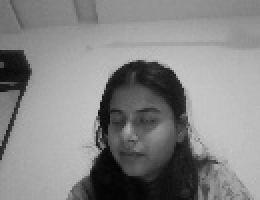
#> input picture dataset/sara/1.jpg, 130 x 100 px, given in place of the camera (shown 2 times larger)
$ python 'a) facedetection and database.py'
#> lines starting #> are read from the running program, lines starting #| are printed output that depends on the picture; after the words box and inside, x2 and y2 are one past the last pixel; in counts of white or black regions, pixels touching at a corner belong together
import cv2
import os

# step 1 : Loading haarcascade face algorithm
alg = "haarcascade_frontalface_alt.xml"
haar = cv2.CascadeClassifier(alg)

#Step 2 : Initializing Camera
cam = cv2.VideoCapture(0)

dataset = "dataset"
name = "champ"

path = os.path.join(dataset , name)
if not os.path.isdir(path):
    os.mkdir(path)

(width , height) = (130,100)
count = 1

#Step 3 : reading frame from camera
while (count<30):
    print(count)
    _,img = cam.read()
#> img is the input picture: shape (100, 130, 3); min 3, max 199, mean 133

    #step 4: Converting color image to gray scale img
    grayImg = cv2.cvtColor(img , cv2.COLOR_BGR2GRAY )

    #step 5 : obtaining face coordinates by passing algorithm
    # faces = face_cascade.detectMultiScale( src , scalefactor , minNeighbours 0
    faces = haar.detectMultiScale(grayImg , 1.3 , 4 )
#> faces = [[44, 44, 45, 45]]

    #step 6 :Drawing rectangle on face coordinates
    for (x,y,w,h) in faces:
        cv2.rectangle(img , (x,y) , (x+w,y+h) , (0,255,0) , 2 )
        onlyFace = grayImg[ y:y+h , x:x+w ]
        resizeImg = cv2.resize(grayImg , (width , height ))
        #1st %s is for path and 2nd %s is for count no.
        cv2.imwrite( "%s/%s.jpg" %(path,count) ,resizeImg)
        count+=1
#> this loop made 1 pass
#> (x, y, w, h, count) on pass 1: (44, 44, 45, 45, 2)
#> pass 1, `onlyFace = grayImg[ y:y+h , x:x+w ]`:
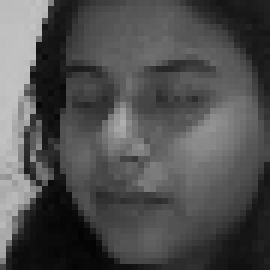
#> onlyFace: shape (45, 45) (shown 6 times larger); min 3, max 195, mean 79.4
#> after the loop:
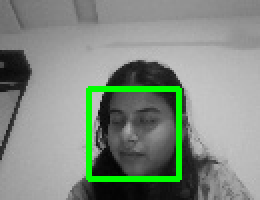
#> img: shape (100, 130, 3) (shown 2 times larger); 4.12% of pixels changed, all inside (x1, y1, x2, y2) = (43, 43, 91, 91)
#> after the loop, count = 2

    #step 7 : display the output frame
    cv2.imshow("FaceDetection" , img )

    key = cv2.waitKey(10)
#> (key Esc is pressed here)
    if key == 27:     #27 is for escape
        break

print("face captured successfully")
cam.release()
cv2.destroyAllWindows()
